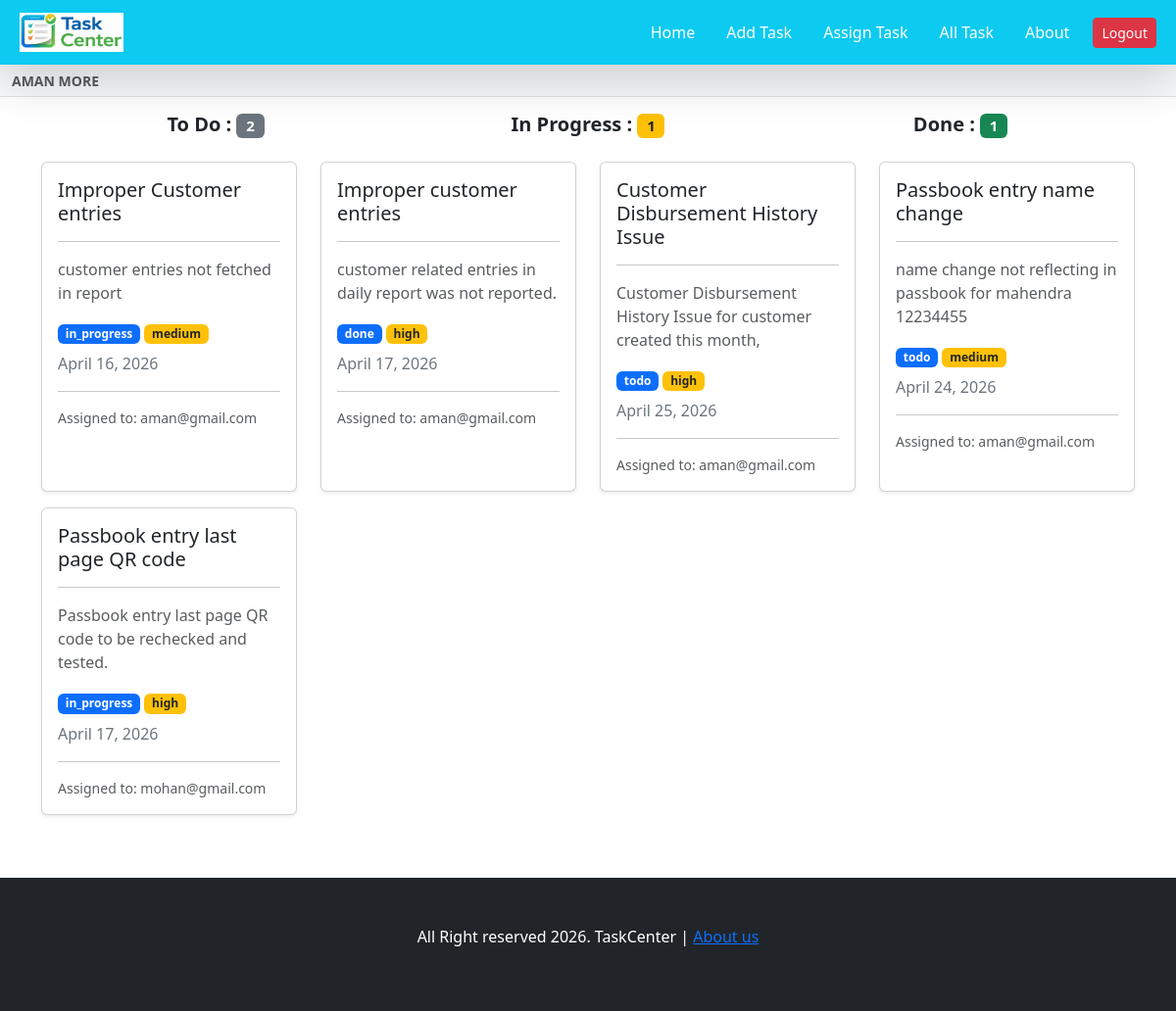
The app's page / (signed in) with its own data.
### task/models.py (models this page shows, shortened)
class Tasks(models.Model):
    task_name  = models.CharField(max_length = 100)
    task_description = models.TextField()
    task_slug = models.SlugField(max_length = 1000 , unique  = True)
    task_owner = models.ForeignKey(TaskUser, on_delete = models.CASCADE , related_name = "owned_task")
    task_creater = models.ForeignKey(TaskUser, on_delete = models.CASCADE , related_name = "created_task")
    task_status  = models.CharField(max_length = 100)
    task_priority  = models.CharField(max_length = 100)
    task_active = models.BooleanField(default=True)
    task_due_date = models.DateField()

### task/views.py (the view)
# urls.py: path('', views.index,name="index"),
@login_required(login_url='login_page')
def index(request):
    tasks = Tasks.objects.filter((Q(task_owner=request.user) | Q(task_creater=request.user)) & Q(task_active=True))
    name=request.user.get_full_name()
    x = Tasks.objects.filter(task_owner__id=request.user.id,task_status='todo').count()
    y = Tasks.objects.filter(task_owner__id=request.user.id,task_status='in_progress').count()
    z = Tasks.objects.filter(task_owner__id=request.user.id,task_status='done').count()
    print(x)
    print(y)
    print(z)
    context = {'tasks': tasks, 'name':name, 'x':x,'y':y,'z':z}
    print(request.user.get_full_name())
    return render(request, 'index.html', context)

### templates/index.html (shortened to what this page needs)
{% extends "base.html" %}
{% block start %}
<div class="container mt-3">
    <div class="row text-center mb-3">
        <div class="col-md-4">
            <h5 class="fw-bold">
                To Do :
                <span class="badge bg-secondary">
                    {{ x|default:"0" }}
                </span>
            </h5>
        </div>
        <div class="col-md-4">
            <h5 class="fw-bold">
                In Progress :
                <span class="badge bg-warning text-dark">
                    {{ y|default:"0" }}
                </span>
            </h5>
        </div>
        <div class="col-md-4">
            <h5 class="fw-bold">
                Done :
                <span class="badge bg-success">
                    {{ z|default:"0" }}
                </span>
            </h5>
        </div>
    </div>
    <div class="row">
        {% for task in tasks %}
        <div class="col-md-3 mb-3">
            <div class="card shadow-sm h-100"
                 onclick="window.location.href='{% url 'edit_task' task.task_slug %}'"
                 style="cursor: pointer; transition: 0.2s;">
                <div class="card-body">
                    <h5 class="card-title text-dark">
                        {{ task.task_name }}
                    </h5>
                    <hr>
                    <p class="text-muted">
                        {{ task.task_description }}
                    </p>
                    <div class="mb-2">
                        <span class="badge bg-primary">
                            {{ task.task_status }}
                        </span>
                        <span class="badge bg-warning text-dark">
                            {{ task.task_priority }}
                        </span>
                    </div>
                    <p class="mb-1 text-secondary">
                        {{ task.task_due_date }}
                    </p>
                    <hr>
                    <p class="text-muted small mb-0">
                        Assigned to: {{ task.task_owner.email }}
                    </p>
                </div>
            </div>
        </div>
        {% endfor %}
    </div>
</div>
{% endblock %}

### templates/base.html (shortened to what this page needs)
<!doctype html>
<html lang="en">
  <head>
    <link href="https://cdn.jsdelivr.net/npm/bootstrap@5.3.2/dist/css/bootstrap.min.css" rel="stylesheet">
  </head>
  <body>
    {% include "navbar.html" %}
   {% block start %}
   {% endblock  %}
   <div class="bg-dark p-5 mt-5">
    <p class="text-center text-white">All Right reserved 2026. TaskCenter | <a href="{% url 'about'%}">About us </a>
   </div>
  </body>
</html>

### templates/navbar.html (shortened to what this page needs)
{% load static %}
<nav class="navbar navbar-dark bg-info shadow-lg p-2">
  <div class="container-fluid">
    <a class="navbar-brand d-flex align-items-center gap-2" href="/">
      <img height="40" src="{% static 'taskCenterlogo.png' %}" alt="logo">
    </a>
    <ul class="nav justify-content-end align-items-center">
      <li class="nav-item">
        <a class="nav-link text-white" href="/">Home</a>
      </li>
      {% if user.is_authenticated %}
      <li class="nav-item">
        <a class="nav-link text-white" href="{% url 'add_task' %}">Add Task</a>
      </li>
      <li class="nav-item">
        <a class="nav-link text-white" href="{% url 'assign_task' %}">Assign Task</a>
      </li>
      <li class="nav-item">
        <a class="nav-link text-white" href="{% url 'all_task' %}">All Task</a>
      </li>
      <li class="nav-item">
        <a class="nav-link text-white" href="{% url 'about' %}">About</a>
      </li>
      <li class="nav-item ms-2">
        <a class="btn btn-danger btn-sm" href="{% url 'logout_view' %}">Logout</a>
      </li>
      {% endif %}
    </ul>
  </div>
</nav>
<div class="w-100 bg-light border-bottom py-1">
  <div class="container-fluid">
    <small class="text-muted fw-semibold">
     {{ name |upper }}
    </small>
  </div>
</div>

### records on screen
Tasks: task_name "Improper Customer entries", task_description "customer entries not fetched in report", task_status "in_progress", task_priority "medium", task_due_date "April 16, 2026", task_owner.email "aman@gmail.com"
Tasks: task_name "Improper customer entries", task_description "customer related entries in daily report was not reported.", task_status "done", task_priority "high", task_due_date "April 17, 2026", task_owner.email "aman@gmail.com"
Tasks: task_name "Customer Disbursement History Issue", task_description "Customer Disbursement History Issue for customer created this month,", task_status "todo", task_priority "high", task_due_date "April 25, 2026", task_owner.email "aman@gmail.com"
Tasks: task_name "Passbook entry name change", task_description "name change not reflecting in passbook for mahendra 12234455", task_status "todo", task_priority "medium", task_due_date "April 24, 2026", task_owner.email "aman@gmail.com"
Tasks: task_name "Passbook entry last page QR code", task_description "Passbook entry last page QR code to be rechecked and tested.", task_status "in_progress", task_priority "high", task_due_date "April 17, 2026", task_owner.email "mohan@gmail.com"

### other values on screen
{{ name |upper }} "AMAN MORE"
{{ x|default:"0" }} "2"
{{ y|default:"0" }} "1"
{{ z|default:"0" }} "1"
